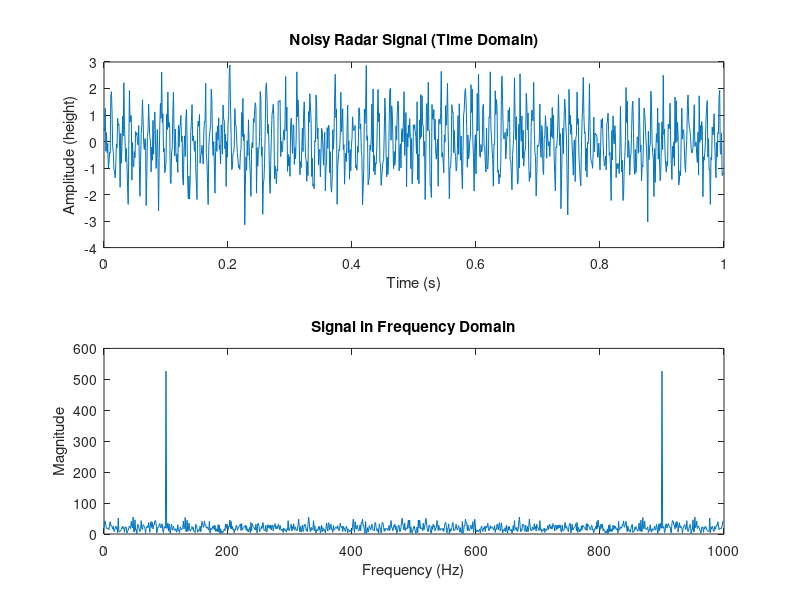

MATLAB code to generate this figure:
% Simulating Signal Data
fs = 1e3; % 1 kHz Sample Freq
t = 0:1/fs:1-1/fs; % t = Time vector, 1 sec duration

% Radar-esque signal: sinusoidal with chirp:
signalFreq = 100; % 100 Hz
signal = sin(2*pi*signalFreq*t);

% Adding Noise to the Signal:
noisePower = 0.5;
noisySignal = signal + sqrt(noisePower)*randn(size(t));

% plot signal:
figure;
subplot(2,1,1);

plot(t, noisySignal);
title('Noisy Radar Signal (Time Domain)');
xlabel('Time (s)');
ylabel('Amplitude (height)');

% Performing Fast Fourier Transform for Freq-Domain Analysis:
fftSignal = fft(noisySignal);
frequencies = (0:length(fftSignal)-1)*fs/length(fftSignal);
subplot(2,1,2);
plot(frequencies, abs(fftSignal));
title('Signal in Frequency Domain');
xlabel('Frequency (Hz)');
ylabel('Magnitude');